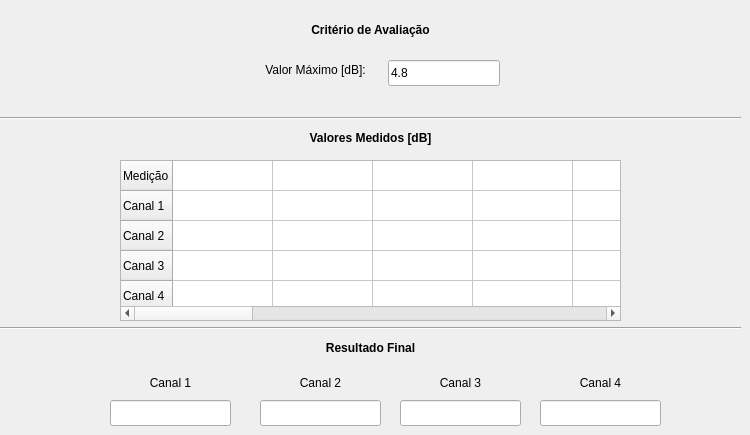
   <widget class="QWidget" name="Tab_Linearidade">
    <attribute name="title">
     <string>Linearidade</string>
    </attribute>
    <widget class="Line" name="line_7">
     <property name="geometry">
      <rect>
       <x>0</x>
       <y>110</y>
       <width>741</width>
       <height>16</height>
      </rect>
     </property>
     <property name="orientation">
      <enum>Qt::Horizontal</enum>
     </property>
    </widget>
    <widget class="QLabel" name="label_51">
     <property name="geometry">
      <rect>
       <x>260</x>
       <y>60</y>
       <width>111</width>
       <height>21</height>
      </rect>
     </property>
     <property name="text">
      <string>&lt;html&gt;&lt;head/&gt;&lt;body&gt;&lt;p align=&quot;center&quot;&gt;Valor Máximo [dB]:&lt;/p&gt;&lt;/body&gt;&lt;/html&gt;</string>
     </property>
    </widget>
    <widget class="QLabel" name="label_52">
     <property name="geometry">
      <rect>
       <x>0</x>
       <y>20</y>
       <width>741</width>
       <height>20</height>
      </rect>
     </property>
     <property name="text">
      <string>&lt;html&gt;&lt;head/&gt;&lt;body&gt;&lt;p align=&quot;center&quot;&gt;&lt;span style=&quot; font-weight:600;&quot;&gt;Critério de Avaliação&lt;/span&gt;&lt;/p&gt;&lt;/body&gt;&lt;/html&gt;</string>
     </property>
    </widget>
    <widget class="QLineEdit" name="linearidade_crit">
     <property name="geometry">
      <rect>
       <x>388</x>
       <y>60</y>
       <width>112</width>
       <height>26</height>
      </rect>
     </property>
     <property name="text">
      <string>4.8</string>
     </property>
    </widget>
    <widget class="QLabel" name="label_54">
     <property name="geometry">
      <rect>
       <x>0</x>
       <y>130</y>
       <width>741</width>
       <height>16</height>
      </rect>
     </property>
     <property name="text">
      <string>&lt;html&gt;&lt;head/&gt;&lt;body&gt;&lt;p align=&quot;center&quot;&gt;&lt;span style=&quot; font-weight:600;&quot;&gt;Valores Medidos [dB]&lt;/span&gt;&lt;/p&gt;&lt;/body&gt;&lt;/html&gt;</string>
     </property>
    </widget>
    <widget class="QLabel" name="label_60">
     <property name="geometry">
      <rect>
       <x>0</x>
       <y>340</y>
       <width>741</width>
       <height>16</height>
      </rect>
     </property>
     <property name="text">
      <string>&lt;html&gt;&lt;head/&gt;&lt;body&gt;&lt;p align=&quot;center&quot;&gt;&lt;span style=&quot; font-weight:600;&quot;&gt;Resultado Final&lt;/span&gt;&lt;/p&gt;&lt;/body&gt;&lt;/html&gt;</string>
     </property>
    </widget>
    <widget class="QLineEdit" name="linearidade_ch2_resultado">
     <property name="geometry">
      <rect>
       <x>260</x>
       <y>400</y>
       <width>121</width>
       <height>26</height>
      </rect>
     </property>
    </widget>
    <widget class="QLineEdit" name="linearidade_ch1_resultado">
     <property name="geometry">
      <rect>
       <x>110</x>
       <y>400</y>
       <width>121</width>
       <height>26</height>
      </rect>
     </property>
    </widget>
    <widget class="QLineEdit" name="linearidade_ch4_resultado">
     <property name="geometry">
      <rect>
       <x>540</x>
       <y>400</y>
       <width>121</width>
       <height>26</height>
      </rect>
     </property>
    </widget>
    <widget class="Line" name="line_8">
     <property name="geometry">
      <rect>
       <x>0</x>
       <y>320</y>
       <width>741</width>
       <height>16</height>
      </rect>
     </property>
     <property name="orientation">
      <enum>Qt::Horizontal</enum>
     </property>
    </widget>
    <widget class="QLineEdit" name="linearidade_ch3_resultado">
     <property name="geometry">
      <rect>
       <x>400</x>
       <y>400</y>
       <width>121</width>
       <height>26</height>
      </rect>
     </property>
    </widget>
    <widget class="QLabel" name="label_61">
     <property name="geometry">
      <rect>
       <x>260</x>
       <y>370</y>
       <width>121</width>
       <height>26</height>
      </rect>
     </property>
     <property name="text">
      <string>&lt;html&gt;&lt;head/&gt;&lt;body&gt;&lt;p align=&quot;center&quot;&gt;Canal 2&lt;/p&gt;&lt;/body&gt;&lt;/html&gt;</string>
     </property>
    </widget>
    <widget class="QLabel" name="label_62">
     <property name="geometry">
      <rect>
       <x>540</x>
       <y>370</y>
       <width>121</width>
       <height>26</height>
      </rect>
     </property>
     <property name="text">
      <string>&lt;html&gt;&lt;head/&gt;&lt;body&gt;&lt;p align=&quot;center&quot;&gt;Canal 4&lt;/p&gt;&lt;/body&gt;&lt;/html&gt;</string>
     </property>
    </widget>
    <widget class="QLabel" name="label_63">
     <property name="geometry">
      <rect>
       <x>110</x>
       <y>370</y>
       <width>121</width>
       <height>26</height>
      </rect>
     </property>
     <property name="text">
      <string>&lt;html&gt;&lt;head/&gt;&lt;body&gt;&lt;p align=&quot;center&quot;&gt;Canal 1&lt;/p&gt;&lt;/body&gt;&lt;/html&gt;</string>
     </property>
    </widget>
    <widget class="QLabel" name="label_64">
     <property name="geometry">
      <rect>
       <x>400</x>
       <y>370</y>
       <width>121</width>
       <height>26</height>
      </rect>
     </property>
     <property name="text">
      <string>&lt;html&gt;&lt;head/&gt;&lt;body&gt;&lt;p align=&quot;center&quot;&gt;Canal 3&lt;/p&gt;&lt;/body&gt;&lt;/html&gt;</string>
     </property>
    </widget>
    <widget class="QTableWidget" name="tableWidget_linearidade">
     <property name="geometry">
      <rect>
       <x>120</x>
       <y>160</y>
       <width>501</width>
       <height>161</height>
      </rect>
     </property>
     <property name="verticalScrollBarPolicy">
      <enum>Qt::ScrollBarAlwaysOff</enum>
     </property>
     <attribute name="horizontalHeaderVisible">
      <bool>false</bool>
     </attribute>
     <row>
      <property name="text">
       <string>Medição</string>
      </property>
     </row>
     <row>
      <property name="text">
       <string>Canal 1</string>
      </property>
     </row>
     <row>
      <property name="text">
       <string>Canal 2</string>
      </property>
     </row>
     <row>
      <property name="text">
       <string>Canal 3</string>
      </property>
     </row>
     <row>
      <property name="text">
       <string>Canal 4</string>
      </property>
     </row>
     <column>
      <property name="text">
       <string>New Column</string>
      </property>
     </column>
     <column>
      <property name="text">
       <string>New Column</string>
      </property>
     </column>
     <column>
      <property name="text">
       <string>New Column</string>
      </property>
     </column>
     <column>
      <property name="text">
       <string>New Column</string>
      </property>
     </column>
     <column>
      <property name="text">
       <string>New Column</string>
      </property>
     </column>
     <column>
      <property name="text">
       <string>New Column</string>
      </property>
     </column>
     <column>
      <property name="text">
       <string>New Column</string>
      </property>
     </column>
     <column>
      <property name="text">
       <string>New Column</string>
      </property>
     </column>
     <column>
      <property name="text">
       <string>New Column</string>
      </property>
     </column>
     <column>
      <property name="text">
       <string>New Column</string>
      </property>
     </column>
     <column>
      <property name="text">
       <string>New Column</string>
      </property>
     </column>
     <column>
      <property name="text">
       <string>New Column</string>
      </property>
     </column>
     <column>
      <property name="text">
       <string>New Column</string>
      </property>
     </column>
     <column>
      <property name="text">
       <string>New Column</string>
      </property>
     </column>
     <column>
      <property name="text">
       <string>New Column</string>
      </property>
     </column>
     <column>
      <property name="text">
       <string>New Column</string>
      </property>
     </column>
    </widget>
   </widget>
